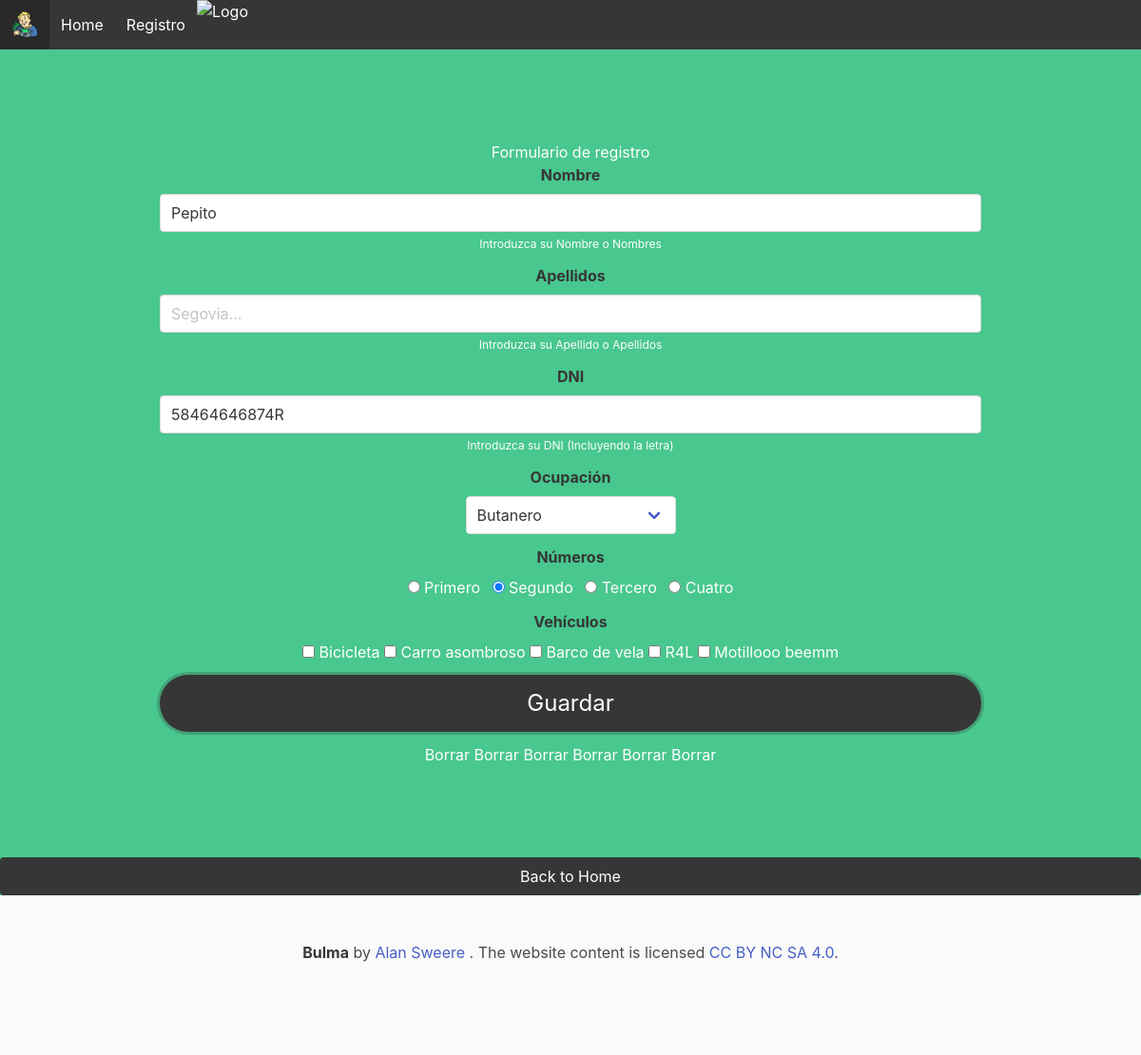
The app's page /editar/2 with its own data.
### tables this page shows
CREATE TABLE persona(
            id integer primary key autoincrement,
            nombre text,
            apellidos text,
            dni text, id_ocupation INTEGER, id_numero INTEGER);

CREATE TABLE "T_ocupation" (
	id INTEGER NOT NULL PRIMARY KEY AUTOINCREMENT,
	description INTEGER NOT NULL
);

CREATE TABLE T_numero (
	id INTEGER NOT NULL PRIMARY KEY AUTOINCREMENT,
	descripcion TEXT(30) NOT NULL
);

CREATE TABLE "T_vehiculo" (
	id INTEGER NOT NULL PRIMARY KEY AUTOINCREMENT,
	descripcion TEXT(30)
);

### app.py (the view)
@route('/editar')
@route('/editar/<id:int>')
@jinja2_view('formulario.html')
def mi_form(id=None):#none para que sea opcional
    cnx = sqlite3.connect(BASE_DATOS)
    consulta_d = 'select * from T_ocupation'
    cursor = cnx.execute(consulta_d)
    ocupaciones = cursor.fetchall()
    consulta_num = 'select * from T_numero'
    cursor = cnx.execute(consulta_num)
    numeros = cursor.fetchall()
    consulta_vehi = 'select * from T_vehiculo'
    cursor = cnx.execute(consulta_vehi)
    vehiculos = cursor.fetchall()
    if id is None: # estamos en un alta
        return {'ocupaciones': ocupaciones,'numeros':numeros, 'vehiculos':vehiculos}
    else:
        consulta = "select id,nombre,apellidos,dni, id_ocupation, id_numero from persona where id = ?"
        cursor = cnx.execute(consulta,(id,)) # la coma dice que es una tupla (id,)
        filas = cursor.fetchone() # obtener una fila para procesarla
    consulta_mi_v = f'select id_vehiculo from persona_vh where id_persona = {id}'
    cursor = cnx.execute(consulta_mi_v)
    tmp = cursor.fetchall()
    mis_vehiculos = []
    for t in tmp:
        mis_vehiculos.append(t[0])
    cnx.close()
    return {'datos': filas,'ocupaciones': ocupaciones,'numeros':numeros, 'vehiculos':vehiculos, 'mis_vehiculos': mis_vehiculos}

### templates/base.html (shortened to what this page needs)
<!DOCTYPE html>
<html lang="es">
<head>
    <link rel="stylesheet" href="/static/bulma/css/bulma.css">
</head>
<body>
    {%include 'inc_header.html'%}
    {%block content%}{%endblock%}
    {%include 'inc_footer.html'%}
</body>
</html>

### templates/formulario.html (shortened to what this page needs)
{%extends 'base.html'%}
{%block content%}
<section class="hero is-success is-fullheight">
    <div class="hero-body">
        <div class="container has-text-centered">
            <div>
                <section class="section">
                    <form class="form-horizontal" action="/guardar" method="post">
                        <fieldset>
                                            <legend>Formulario de registro</legend>
                                            <div class="field">
                                                <label class="label" for="nombre">Nombre</label>
                                <div class="control">
                                    <input id="nombre" name="nombre" type="text" placeholder="Pepito..." class="input " value="{%if datos%}{{datos[1]}}{%endif%}">
                                    <p class="help">Introduzca su Nombre o Nombres</p>
                                </div>
                            </div>
                            <div class="field">
                                <label class="label" for="apellido">Apellidos</label>
                                <div class="control">
                                    <input id="apellido" name="apellido" type="text" placeholder="Segovia..." class="input " value="{%if datos%}{{datos[2]}}{%endif%}">
                                    <p class="help">Introduzca su Apellido o Apellidos</p>
                                </div>
                            </div>
                            <div class="field">
                                <label class="label" for="dni">DNI</label>
                                <div class="control">
                                    <input id="dni" name="dni" type="text" placeholder="16799452E..." class="input " value="{%if datos%}{{datos[3]}}{%endif%}">
                                    <p class="help">Introduzca su DNI (Incluyendo la letra)</p>
                                </div>
                            </div>
                            <div class="field">
                                <label class="label">Ocupación</label>
                                <div class="control">
                                    <div class="select">
                                        <select id="ocupacion" name="ocupacion">
                                            {% for o in ocupaciones%}
                                            <option value="{{o[0]}}" {%if (datos) and (datos[4] == o[0]) %} selected {%endif%} >{{o[1]}}</option>
                                            {%endfor%}
                                        </select>
                                    </div>
                                </div>
                            </div>
                            <div class="field">
                                <label class="label" for="">Números</label>
                                <div class="control">
                                    {% for num in numeros%}
                                    <label class="radio inline" for="dato{{num[0]}}" name="numeros" id="numeros-0">
                                        <input type="radio" name="numero" id="dato{{num[0]}}" value="{{num[0]}}" {%if (datos) and (num[0]==datos[5]) %}checked{%endif%}>
                                        {{num[1]}}
                                    </label>
                                    {%endfor%}
                                </div>
                            </div>
                            <div class="field">
                                <label class="label" for="">Vehículos</label>
                                <div class="control">
                                    {% for v in vehiculos%}
                                    <label class="checkbox inline" for="vh{{v[0]}}">
                                        <input type="checkbox" name="vehiculo" id="vh{{v[0]}}" value="{{v[0]}}" {%if (mi_vehiculos) and v[0] in mis_vehiculos%}checked{%endif%}>
                                        {{v[1]}}
                                    </label>
                                    {%endfor%}
                                </div>
                            </div>
                            <div class="field">
                                <div class="control">
                                    <button id="singlebutton-0" name="singlebutton-0"
                                    class="button is-large is-fullwidth is-rounded is-dark is-focused">
                                    Guardar
                                    </button>
                                </div>
                            </div>
                            <div>
                                {% for fila in datos%}
                                <a href="/delete/{{fila[0]}}">Borrar</a>
                                {%endfor%}
                            </div>
                        </fieldset>
                    </form>
                </div>
            </div>
        </div>
        <a class="button is-dark" href="/">Back to Home</a>
</section>
{%endblock%}

### records on screen
persona: nombre "Pepito", dni "58464646874R", ocupacion "Butanero"
T_numero: numero "☐ Primero", descripcion "Primero"
T_numero: numero "☑ Segundo", descripcion "Segundo"
T_numero: numero "☐ Tercero", descripcion "Tercero"
T_numero: numero "☐ Cuatro", descripcion "Cuatro"
T_vehiculo: descripcion "Bicicleta"
T_vehiculo: descripcion "Carro asombroso"
T_vehiculo: descripcion "Barco de vela"
T_vehiculo: descripcion "R4L"
T_vehiculo: descripcion "Motillooo beemm"
